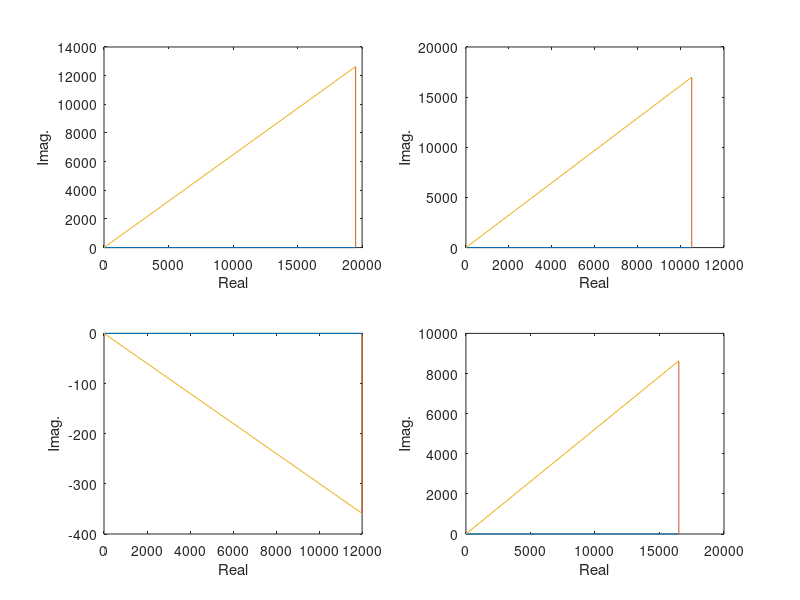

MATLAB code to generate this figure:
fp01 = 0.6;
s01 = 5000*fp01 + j*5000*sin(acos(fp01));
fp02 = 0.5;
s02 = 15000*fp02 + j*15000*sin(acos(fp02));
fp03 = 0.9;
s03 = 10000*fp03 - j*10000*sin(acos(fp03));

s123 = s01 + s02 + s03
abs123 = abs(s123)
fp123 = real(s123)/abs(s123)

s12 = s01 + s02
abs12 = abs(s12)
fp12 = real(s12)/abs(s12)

s13 = s01 + s03
abs13 = abs(s13)
fp13 = real(s13)/abs(s13)

s23 = s02 + s03
abs23 = abs(s23)
fp23 = real(s23)/abs(s23)

I123 = conj(s123/220);
I12 = conj(s12/220);
I13 = conj(s13/220);
I23 = conj(s123/220);

i123 = abs(I123)
i12 = abs(I12)
i13 = abs(I13)
i23 = abs(I23)


subplot(2,2,1)
plot([0 real(s123)], [0 0],....
     [real(s123) real(s123)], [0 imag(s123)],....
     [0 real(s123)], [0 imag(s123)])
xlabel('Real'),ylabel('Imag.')

subplot(2,2,2)
plot([0 real(s12)], [0 0],....
     [real(s12) real(s12)], [0 imag(s12)],....
     [0 real(s12)], [0 imag(s12)])
xlabel('Real'),ylabel('Imag.')

subplot(2,2,3)
plot([0 real(s13)], [0 0],....
     [real(s13) real(s13)], [0 imag(s13)],....
     [0 real(s13)], [0 imag(s13)])
xlabel('Real'),ylabel('Imag.')

subplot(2,2,4)
plot([0 real(s23)], [0 0],....
     [real(s23) real(s23)], [0 imag(s23)],....
     [0 real(s23)], [0 imag(s23)])
xlabel('Real'),ylabel('Imag.')  